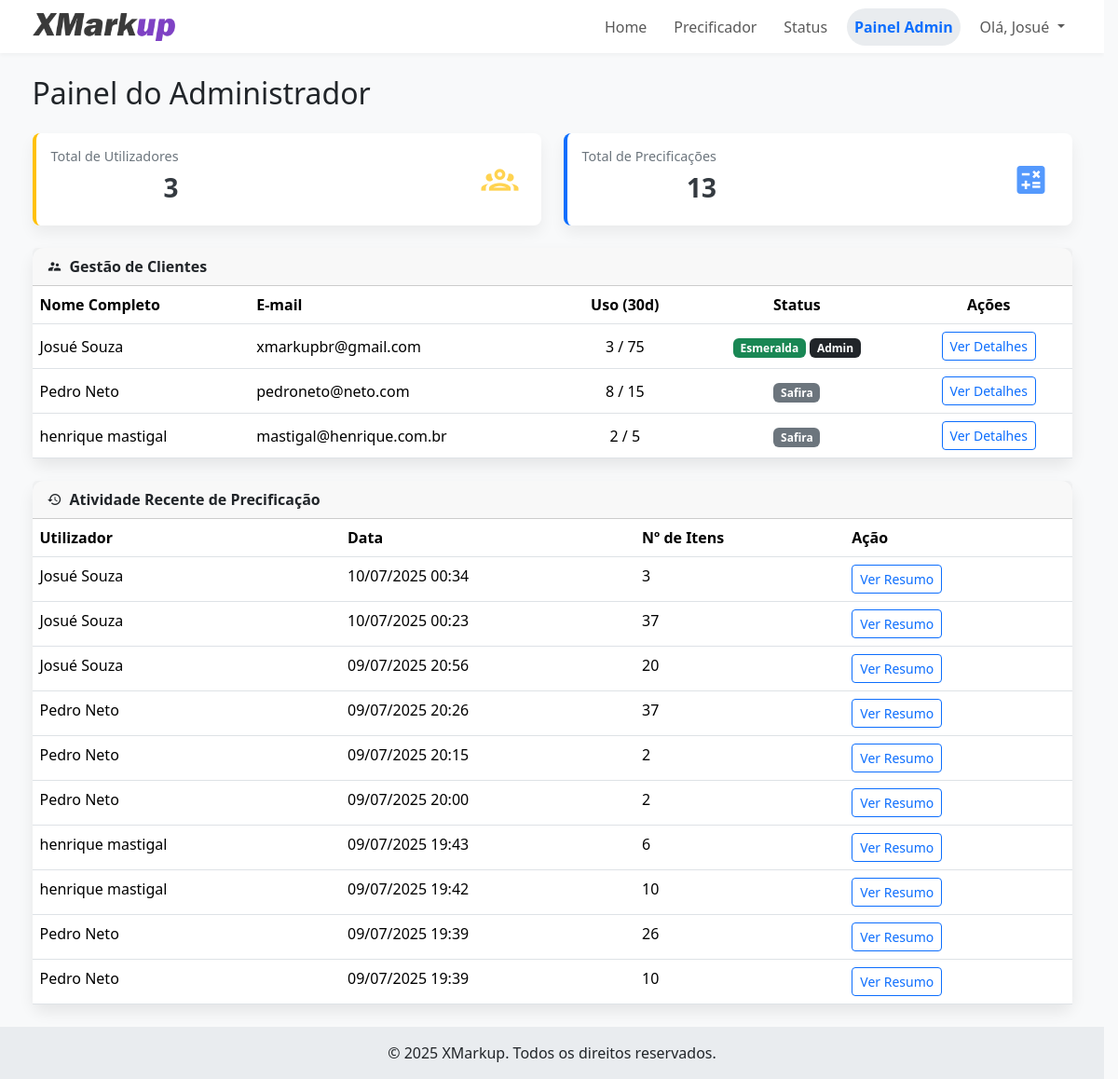
The page /admin/dashboard (signed in) on the database its author committed.
### tables this page shows
CREATE TABLE users (
            id INTEGER PRIMARY KEY AUTOINCREMENT,
            email TEXT UNIQUE NOT NULL,
            password TEXT NOT NULL,
            nome_completo TEXT,
            empresa TEXT,
            telefone TEXT,
            ramo_atividade TEXT,
            marketplaces TEXT,
            is_admin BOOLEAN NOT NULL DEFAULT 0,
            
            -- COLUNAS DE GESTÃO DE CLIENTES --
            status_cliente TEXT NOT NULL DEFAULT 'Safira',
            precificacao_limit INTEGER NOT NULL DEFAULT 5,
            limit_reset_date TIMESTAMP,

            -- COLUNAS DE CONFIGURAÇÃO --
            default_margem REAL DEFAULT 0.0,
            default_comissao_site REAL DEFAULT 0.0,
            default_frete_site REAL DEFAULT 0.0,
            default_comissao_ml REAL DEFAULT 0.0,
            default_frete_ml REAL DEFAULT 0.0,
            default_comissao_shopee REAL DEFAULT 0.0,
            default_frete_shopee REAL DEFAULT 0.0
        );

CREATE TABLE precificacoes (
            id INTEGER PRIMARY KEY AUTOINCREMENT,
            user_id INTEGER,
            dados_json TEXT NOT NULL,
            parametros_json TEXT,
            criado_em TIMESTAMP DEFAULT CURRENT_TIMESTAMP,
            FOREIGN KEY (user_id) REFERENCES users (id)
        );

### app.py (the view)
@app.route('/admin/dashboard')
@login_required
@admin_required
def admin_dashboard():
    db = get_db()
    all_users_raw = db.execute("SELECT * FROM users ORDER BY nome_completo").fetchall()
    all_users = []
    for user_row in all_users_raw:
        user = dict(user_row)
        keys = user_row.keys()
        reset_date = user_row['limit_reset_date'] if 'limit_reset_date' in keys else None
        user['uso_recente'] = get_user_usage(db, user['id'], reset_date)
        all_users.append(user)
    all_precificacoes = db.execute("""
        SELECT p.id, p.criado_em, p.dados_json, u.nome_completo as user_nome
        FROM precificacoes p JOIN users u ON p.user_id = u.id
        ORDER BY p.criado_em DESC
        LIMIT 10
    """).fetchall()
    precificacoes_list = []
    for row in all_precificacoes:
        dados = json.loads(row['dados_json'])
        nfe_num = dados[0].get("Série NF-e", "N/A") if dados else "N/A"
        precificacoes_list.append({
            'id': row['id'],
            'user_nome': row['user_nome'],
            'criado_em': datetime.strptime(row['criado_em'], '%Y-%m-%d %H:%M:%S'),
            'num_produtos': len(dados),
            'nfe': nfe_num,
            'custo_total': generate_summary(dados).get('custo_total', 0)
        })
    kpis = {
        'total_users': len(all_users),
        'total_precificacoes': db.execute("SELECT COUNT(id) FROM precificacoes").fetchone()[0]
    }
    return render_template(
        'admin_dashboard.html',
        users=all_users,
        precificacoes=precificacoes_list,
        kpis=kpis
    )

### app.py (called while the page is built, shortened)
def admin_required(f):
    @wraps(f)
    def decorated_function(*args, **kwargs):
        if not current_user.is_authenticated or not getattr(current_user, 'is_admin', False):
            flash("Acesso restrito a administradores.", "danger")
            return redirect(url_for('dashboard'))
        return f(*args, **kwargs)
    return decorated_function

def get_user_usage(db, user_id, last_reset_date=None):
    start_date = datetime.now() - timedelta(days=30)
    count = db.execute(
        "SELECT COUNT(id) FROM precificacoes WHERE user_id = ? AND criado_em > ?",
        (user_id, start_date)
    ).fetchone()[0]
    return count

@login_manager.user_loader
def load_user(user_id):
    db = get_db()
    user_data = db.execute('SELECT * FROM users WHERE id = ?', (user_id,)).fetchone()
    if user_data:
        keys = user_data.keys()
        return User(
            id=user_data['id'],
            email=user_data['email'],
            password=user_data['password'],
            nome_completo=user_data['nome_completo'],
            is_admin=user_data['is_admin'] if 'is_admin' in keys else False,
            status_cliente=user_data['status_cliente'] if 'status_cliente' in keys else 'Safira',
            precificacao_limit=user_data['precificacao_limit'] if 'precificacao_limit' in keys else 5,
            limit_reset_date=user_data['limit_reset_date'] if 'limit_reset_date' in keys else None
        )
    return None

def generate_summary(products):
    if not products: return {}
    summary = {
        "total_qtd": sum(p.get("Qtd", 0) for p in products),
        "custo_total": sum(p.get("Custo Unitário (R$)", 0) * p.get("Qtd", 0) for p in products),
    }
    channels = ["Preço Venda Site (R$)", "Mercado Livre (R$)", "Shopee (R$)"]
    num_products = len(products)
    for channel in channels:
        total_channel_price = sum(p.get(channel, 0) * p.get("Qtd", 0) for p in products)
        summary[f"{channel}_total"] = total_channel_price
        summary[f"{channel}_media"] = sum(p.get(channel, 0) for p in products) / num_products if num_products > 0 else 0
    return summary

### database.py (called while the page is built)
def get_db():
    if 'db' not in g:
        g.db = sqlite3.connect(DATABASE_NAME)
        g.db.row_factory = sqlite3.Row
    return g.db

### templates/admin_dashboard.html (shortened to what this page needs)
{% extends "base.html" %}
{% block content %}
<div class="container">
    <h2 class="mb-4">Painel do Administrador</h2>
    <div class="row mb-4">
        <div class="col-md-6">
            <div class="card kpi-card items">
                <div class="card-body">
                    <div class="kpi-text">
                        <h6 class="kpi-title">Total de Utilizadores</h6>
                        <h4 class="kpi-value">{{ kpis.total_users }}</h4>
                    </div>
                    <div class="kpi-icon"><span class="mdi mdi-account-group-outline"></span></div>
                </div>
            </div>
        </div>
        <div class="col-md-6">
            <div class="card kpi-card profit">
                <div class="card-body">
                    <div class="kpi-text">
                        <h6 class="kpi-title">Total de Precificações</h6>
                        <h4 class="kpi-value">{{ kpis.total_precificacoes }}</h4>
                    </div>
                    <div class="kpi-icon"><span class="mdi mdi-calculator-variant"></span></div>
                </div>
            </div>
        </div>
    </div>
<div class="card mb-4">
        <div class="card-header fw-bold">
            <span class="mdi mdi-account-supervisor me-2"></span>Gestão de Clientes
        </div>
        <div class="table-responsive">
            <table class="table table-hover mb-0 align-middle">
                <thead>
                    <tr>
                        <th>Nome Completo</th>
                        <th>E-mail</th>
                        <th class="text-center">Uso (30d)</th>
                        <th class="text-center">Status</th>
                        <th class="text-center">Ações</th>
                    </tr>
                </thead>
                <tbody>
                    {% for user in users %}
                    <tr>
                        <td>{{ user.nome_completo }}</td>
                        <td>{{ user.email }}</td>
                        <td class="text-center">{{ user.uso_recente }} / {{ user.precificacao_limit }}</td>
                        <td class="text-center">
                            {% set status_color = 'secondary' %}
                            {% if user.status_cliente == 'Esmeralda' %}
                                {% set status_color = 'success' %}
                            {% elif user.status_cliente == 'Diamante' %}
                                {% set status_color = 'primary' %}
                            {% endif %}
                            <span class="badge bg-{{ status_color }}">{{ user.status_cliente }}</span>
                            {% if user.is_admin %}
                                <span class="badge bg-dark">Admin</span>
                            {% endif %}
                        </td>
                        <td class="text-center">
                            <a href="{{ url_for('ver_cliente', user_id=user.id) }}" class="btn btn-sm btn-outline-primary">Ver Detalhes</a>
                        </td>
                    </tr>
                    {% endfor %}
                </tbody>
            </table>
        </div>
    </div>
    <div class="card">
        <div class="card-header fw-bold">
            <span class="mdi mdi-history me-2"></span>Atividade Recente de Precificação
        </div>
        <div class="table-responsive">
            <table class="table table-hover mb-0">
                <thead>
                    <tr>
                        <th>Utilizador</th>
                        <th>Data</th>
                        <th>Nº de Itens</th>
                        <th>Ação</th>
                    </tr>
                </thead>
                <tbody>
                    {% for prec in precificacoes %}
                    <tr>
                        <td>{{ prec.user_nome }}</td>
                        <td>{{ prec.criado_em.strftime('%d/%m/%Y %H:%M') }}</td>
                        <td>{{ prec.num_produtos }}</td>
                        <td>
                            <a href="{{ url_for('admin_ver_resumo_precificacao', prec_id=prec.id) }}" class="btn btn-sm btn-outline-primary">Ver Resumo</a>
                        </td>
                    </tr>
                    {% endfor %}
                </tbody>
            </table>
        </div>
    </div>
</div>
{% endblock %}

### templates/base.html (shortened to what this page needs)
<!DOCTYPE html>
<html lang="pt-br">
<head>
    <link href="https://cdn.jsdelivr.net/npm/bootstrap@5.3.3/dist/css/bootstrap.min.css" rel="stylesheet">
    <link rel="stylesheet" href="https://cdn.jsdelivr.net/npm/@mdi/font@7.4.47/css/materialdesignicons.min.css">
    <link rel="stylesheet" href="{{ url_for('static', filename='css/style.css') }}">
</head>
<body>
    <nav class="navbar navbar-expand-lg navbar-light bg-white sticky-top">
        <div class="container">
            <a class="navbar-brand" href="{{ url_for('home') }}">
                <img src="{{ url_for('static', filename='logo.png') }}" alt="XMarkup Logo" height="30" class="d-inline-block align-text-top">
            </a>
            <div class="collapse navbar-collapse" id="navbarNav">
                <ul class="navbar-nav ms-auto">
                    <li class="nav-item">
                        <a class="nav-link {% if request.endpoint == 'home' %}active{% endif %}" href="{{ url_for('home') }}">Home</a>
                    </li>
                    <li class="nav-item">
                        <a class="nav-link {% if request.endpoint == 'precificador' %}active{% endif %}" href="{{ url_for('precificador') }}">Precificador</a>
                    </li>
                    <li class="nav-item">
                        <a class="nav-link {% if request.endpoint == 'status' %}active{% endif %}" href="{{ url_for('status') }}">Status</a>
                    </li>
                    {% if current_user.is_authenticated %}
                        {% if current_user.is_admin %}
                        <li class="nav-item">
                            <a class="nav-link text-primary fw-bold {% if request.endpoint == 'admin_dashboard' %}active{% endif %}" href="{{ url_for('admin_dashboard') }}">Painel Admin</a>
                        </li>
                        {% endif %}
                        <li class="nav-item dropdown">
                            <a class="nav-link dropdown-toggle" href="#" id="navbarDropdown" role="button" data-bs-toggle="dropdown" aria-expanded="false">
                                Olá, {{ current_user.nome_completo.split(' ')[0] }}
                            </a>
                        </li>
                    {% endif %}
                </ul>
            </div>
            </div>
    </nav>
    <main class="py-4">
        {% block content %}{% endblock %}
    </main>
    <footer class="text-center p-3 mt-auto" style="background-color: #e9ecef;">
        <p class="mb-0">&copy; 2025 XMarkup. Todos os direitos reservados.</p>
    </footer>
</body>
</html>

### static/css/style.css (style rules this page uses)
html { scrollbar-gutter: stable; }
body { background-color: #f0f2f5; }
.card { border-radius: 0.75rem; border: none; box-shadow: 0 0.5rem 1rem rgba(0, 0, 0, 0.08); }
.mdi { margin-right: 0.5rem; }
.kpi-card { border: none; border-left: 4px solid var(--kpi-color); border-radius: 0.5rem; box-shadow: 0 0.5rem 1rem rgba(0, 0, 0, 0.06); transition: transform 0.2s ease, box-shadow 0.2s ease; }
.kpi-card .card-body { display: flex; align-items: center; justify-content: space-between; }
.kpi-card .kpi-icon { font-size: 2.5rem; color: var(--kpi-color); opacity: 0.7; }
.kpi-card .kpi-text { text-align: right; }
.kpi-card .kpi-title { font-size: 0.9rem; font-weight: 500; color: #6c757d; }
.kpi-card .kpi-value { font-size: 1.75rem; font-weight: 700; color: #343a40; }
.kpi-card.profit { --kpi-color: #0d6efd; }
.kpi-card.items { --kpi-color: #ffc107; }
.navbar-nav .nav-item { margin-left: 0.8rem; }
.navbar-nav .nav-link { padding: 0.5rem 1rem; border-radius: 50rem; transition: background-color 0.2s ease-in-out, color 0.2s ease-in-out; }
.navbar-nav .nav-link.active, .navbar-nav .nav-link:hover { background-color: #e9ecef; color: #0d6efd; }

### templates/base.html (style rules this page uses)
body { background-color: #f8f9fa; min-height: 100vh; display: flex; flex-direction: column; }
main { flex: 1; }
.navbar { box-shadow: 0 2px 4px rgba(0,0,0,.04); }
.nav-link.active { font-weight: bold; color: #0d6efd !important; }

### rows shown on the page
users: nome_completo "Josué", nome_completo "Josué Souza", email "xmarkupbr@gmail.com", uso_recente "3", precificacao_limit "75", status_cliente "Esmeralda", is_admin "Admin"
users: nome_completo "Pedro Neto", email "pedroneto@neto.com", uso_recente "8", precificacao_limit "15", status_cliente "Safira"
users: nome_completo "henrique mastigal", email "mastigal@henrique.com.br", uso_recente "2", precificacao_limit "5", status_cliente "Safira"
precificacoes: user_nome "Josué Souza", criado_em "10/07/2025 00:34", num_produtos "3"
precificacoes: user_nome "Josué Souza", criado_em "10/07/2025 00:23", num_produtos "37"
precificacoes: user_nome "Josué Souza", criado_em "09/07/2025 20:56", num_produtos "20"
precificacoes: user_nome "Pedro Neto", criado_em "09/07/2025 20:26", num_produtos "37"
precificacoes: user_nome "Pedro Neto", criado_em "09/07/2025 20:15", num_produtos "2"
precificacoes: user_nome "Pedro Neto", criado_em "09/07/2025 20:00", num_produtos "2"
precificacoes: user_nome "henrique mastigal", criado_em "09/07/2025 19:43", num_produtos "6"
precificacoes: user_nome "henrique mastigal", criado_em "09/07/2025 19:42", num_produtos "10"
precificacoes: user_nome "Pedro Neto", criado_em "09/07/2025 19:39", num_produtos "26"
precificacoes: user_nome "Pedro Neto", criado_em "09/07/2025 19:39", num_produtos "10"

### other values the page prints
{{ kpis.total_users }} "3"
{{ kpis.total_precificacoes }} "13"
